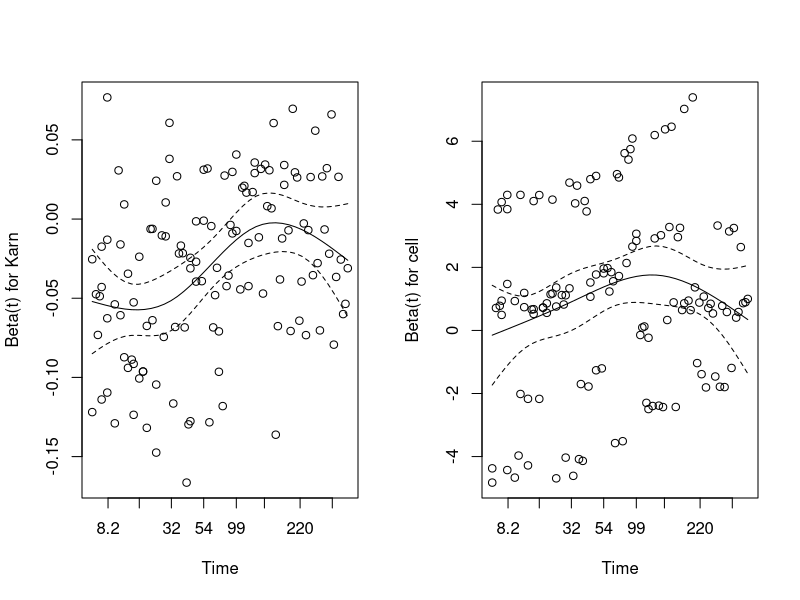

Here is the R script that generated this plot:
## ---- chunk 1
# loading packages 
library(tidyverse)
library(knitr)
library(ggthemes)
library(ggrepel)
library(dslabs)
library(MASS)
## ---- chunk 2
# Load Data
data(VA)
kable(head(VA))
## ---- chunk 3
# Must leave status as numeric instead of converting to factor
summary(VA)
## ---- chunk 4
# Import Survival package with Cox proportional-hazard model
library(survival)

# Fit model with all variables.
# stime and status are the output values
cox.mod <- coxph(Surv(stime, status) ~ treat + age + Karn + diag.time + cell + prior, data=VA)

# Concordance Index or Harrel's C (model evaluation: higher is better. 50% is equivalent to guessing.)

# Likelihood ratio useful comparing nested models
summary(cox.mod)
## ---- chunk 5
# Can we drop age, diag.time, and prior
cox.mod2 <- coxph(Surv(stime, status) ~ treat + Karn + cell, data=VA)

summary(cox.mod2)
## ---- chunk 6
# Using anova with Likelihood ratio test
anova(cox.mod2, cox.mod, test="LRT")

## ---- chunk 7
# Can we also remove treat from the model
cox.mod3 <- coxph(Surv(stime, status) ~ Karn + cell, data=VA)

summary(cox.mod3)

# Using anova with Likelihood ratio test
anova(cox.mod3, cox.mod2, test="LRT")
## ---- chunk 8
summary(cox.mod3)
## ---- chunk 9
# Using cox.zph() to test for proportional-hazards assumption
cox.zph(cox.mod3)
## ---- chunk 10
# Plotting graphs of Schoenfield residuals vs time
par(mfrow=c(1,2))
plot(cox.zph(cox.mod3))
